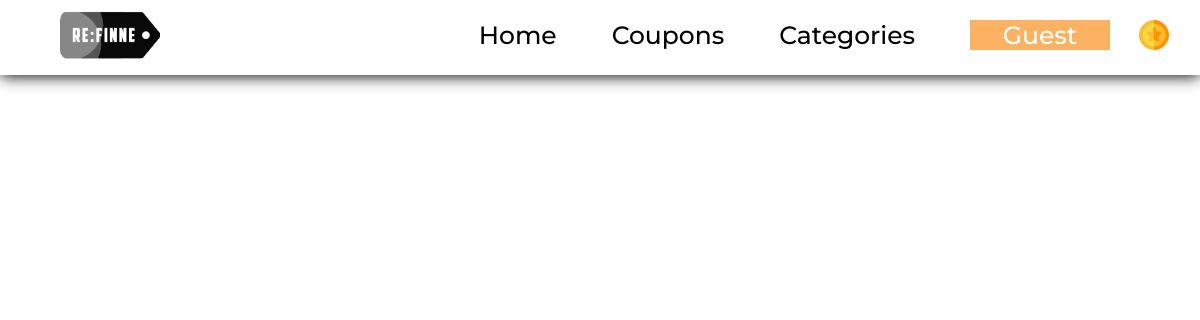
The page /coupons/sssasdd14 on the database as committed earlier.
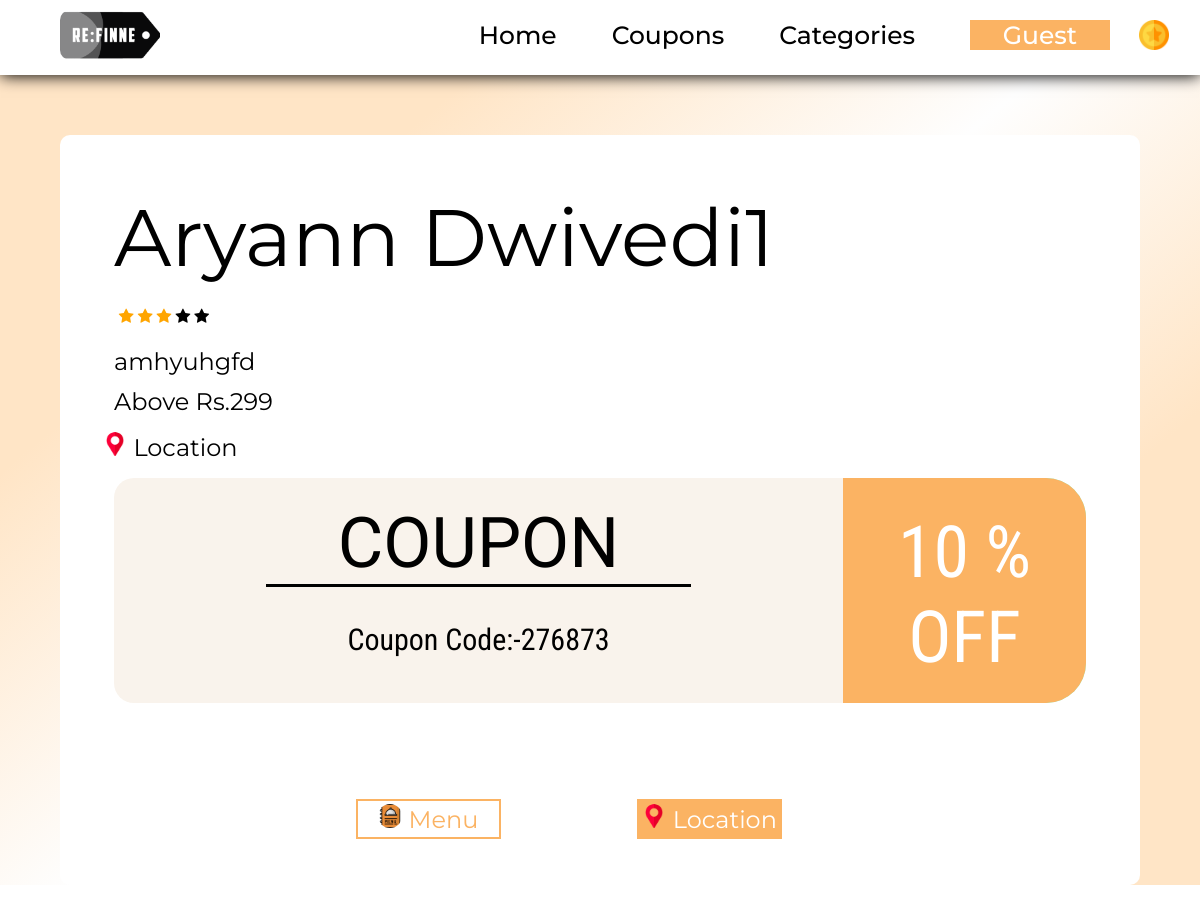
The same page on the database as committed later.
### coupons/models.py (models this page shows, shortened)
class Coupons(models.Model):
    sno = models.AutoField(primary_key=True)
    name = models.CharField(max_length=255)
    offer = models.IntegerField(default=10)
    code = models.TextField(unique=True)
    conditions = models.TextField(default=000000)
    coins = models.IntegerField(default=10)
    content = models.TextField()
    location = models.TextField(max_length=500, blank=True)
    tags = models.TextField(max_length=500, blank=True)
    image = models.ImageField(null=True, blank=True, upload_to="images/")
    slug = models.CharField(max_length=130,unique=True)

### coupons/views.py (the view)
# urls.py: path('<str:slug>', views.couponsPost),
def couponsPost(request,slug):
    one_entry = Coupons.objects.filter(slug = slug)
    username = request.user.username
    userCoins = Coins.objects.filter(username = username)
    context = {'one_entry': one_entry,'userCoins':userCoins}
    return render(request,'coupons/couponsPost.html',context)

### templates/coupons/couponsPost.html (shortened to what this page needs)
{% extends 'c_base.html' %}
{% load static %}
{% block body %}
{% for cou in one_entry %}
    <div class="poster-top">
      <div class="coupon-front-name">{{cou.name}}</div>
      <div class="coupon-review">
        <span class="fa fa-star checked"></span>
        <span class="fa fa-star checked"></span>
        <span class="fa fa-star checked"></span>
        <span class="fa fa-star"></span>
        <span class="fa fa-star"></span>
      </div>
      <div class="coupon-front-ldescription">{{cou.content}}</div>
      <div class="coupon-front-description">{{cou.conditions}}</div>
      <div class="coupon-location" ><img src="{% static 'placeholder-loc.png' %}" alt="" srcset="" style="height: 1em;width: 1em;"> Location</div>
      <div class="coupon-poster">
        <div class="coloumnp1">
          <div class="coupon-voucher">COUPON</div>
          <div class="line"></div>
          <div class="coupon-code">Coupon Code:-{{cou.code}}</div>
        </div>
        <div class="coloumnp2"><div class="coupon-front-offer">{{cou.offer}} % <br> OFF</div></div>
      </div>
      <div class="menu-loc-container">
        <button  class="menu-btn" ><img src="{% static 'menu.png' %}" alt="" srcset="" style="height: 1em;width: 1em;"> Menu</button>
        <button onclick="findMyState()" class="location-btn" ><img src="{% static 'placeholder-loc.png' %}" alt="" srcset="" style="height: 1em;width: 1em;"> Location</button><div id="id1"></div></div>
    </div>
   </div>
   {% endfor %}
{% endblock body %}

Rows that differ between the two databases and show on the page:
added Coupons: name "Aryann Dwivedi1", content "amhyuhgfd", conditions "Above Rs.299", code "276873", offer "10"
